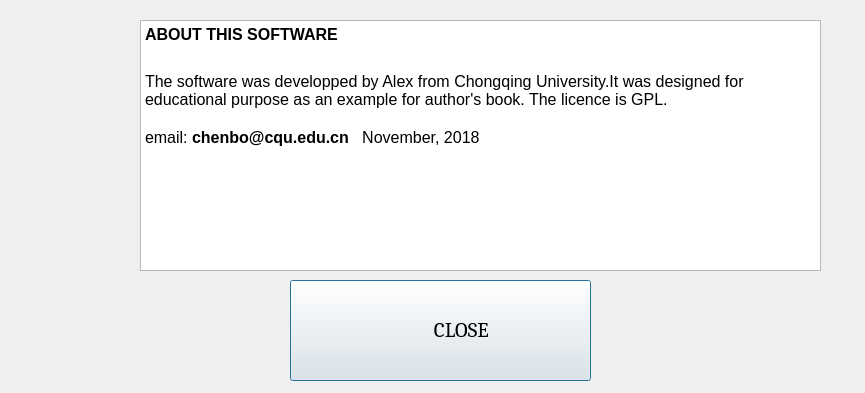
<?xml version="1.0" encoding="UTF-8"?>
<ui version="4.0">
 <class>About</class>
 <widget class="QDialog" name="About">
  <property name="geometry">
   <rect>
    <x>0</x>
    <y>0</y>
    <width>865</width>
    <height>393</height>
   </rect>
  </property>
  <property name="sizePolicy">
   <sizepolicy hsizetype="Fixed" vsizetype="Fixed">
    <horstretch>0</horstretch>
    <verstretch>0</verstretch>
   </sizepolicy>
  </property>
  <property name="minimumSize">
   <size>
    <width>865</width>
    <height>393</height>
   </size>
  </property>
  <property name="maximumSize">
   <size>
    <width>865</width>
    <height>393</height>
   </size>
  </property>
  <property name="windowTitle">
   <string>About ... </string>
  </property>
  <property name="modal">
   <bool>false</bool>
  </property>
  <widget class="QTextBrowser" name="textBrowser">
   <property name="geometry">
    <rect>
     <x>140</x>
     <y>20</y>
     <width>681</width>
     <height>251</height>
    </rect>
   </property>
   <property name="acceptDrops">
    <bool>true</bool>
   </property>
   <property name="html">
    <string>&lt;!DOCTYPE HTML PUBLIC &quot;-//W3C//DTD HTML 4.0//EN&quot; &quot;http://www.w3.org/TR/REC-html40/strict.dtd&quot;&gt;
&lt;html&gt;&lt;head&gt;&lt;meta name=&quot;qrichtext&quot; content=&quot;1&quot; /&gt;&lt;style type=&quot;text/css&quot;&gt;
p, li { white-space: pre-wrap; }
&lt;/style&gt;&lt;/head&gt;&lt;body style=&quot; font-family:'SimSun'; font-size:9pt; font-weight:400; font-style:normal;&quot;&gt;
&lt;p style=&quot; margin-top:0px; margin-bottom:0px; margin-left:0px; margin-right:0px; -qt-block-indent:0; text-indent:0px;&quot;&gt;&lt;span style=&quot; font-size:12pt; font-weight:600;&quot;&gt;ABOUT THIS SOFTWARE&lt;/span&gt;&lt;/p&gt;
&lt;p style=&quot;-qt-paragraph-type:empty; margin-top:0px; margin-bottom:0px; margin-left:0px; margin-right:0px; -qt-block-indent:0; text-indent:0px; font-size:18pt;&quot;&gt;&lt;br /&gt;&lt;/p&gt;
&lt;p style=&quot; margin-top:0px; margin-bottom:0px; margin-left:0px; margin-right:0px; -qt-block-indent:0; text-indent:0px;&quot;&gt;&lt;span style=&quot; font-size:12pt;&quot;&gt;The software was developped by Alex from Chongqing University.It was designed for educational purpose as an example for author's book. The licence is GPL.&lt;/span&gt;&lt;/p&gt;
&lt;p style=&quot;-qt-paragraph-type:empty; margin-top:0px; margin-bottom:0px; margin-left:0px; margin-right:0px; -qt-block-indent:0; text-indent:0px; font-size:12pt;&quot;&gt;&lt;br /&gt;&lt;/p&gt;
&lt;p style=&quot; margin-top:0px; margin-bottom:0px; margin-left:0px; margin-right:0px; -qt-block-indent:0; text-indent:0px;&quot;&gt;&lt;span style=&quot; font-size:12pt;&quot;&gt;email: &lt;/span&gt;&lt;span style=&quot; font-size:12pt; font-weight:600;&quot;&gt;chenbo@cqu.edu.cn   &lt;/span&gt;&lt;span style=&quot; font-size:12pt;&quot;&gt;November, 2018&lt;/span&gt;&lt;/p&gt;
&lt;p style=&quot;-qt-paragraph-type:empty; margin-top:0px; margin-bottom:0px; margin-left:0px; margin-right:0px; -qt-block-indent:0; text-indent:0px;&quot;&gt;&lt;br /&gt;&lt;/p&gt;
&lt;p style=&quot;-qt-paragraph-type:empty; margin-top:0px; margin-bottom:0px; margin-left:0px; margin-right:0px; -qt-block-indent:0; text-indent:0px;&quot;&gt;&lt;br /&gt;&lt;/p&gt;&lt;/body&gt;&lt;/html&gt;</string>
   </property>
  </widget>
  <widget class="QWidget" name="widget" native="true">
   <property name="geometry">
    <rect>
     <x>20</x>
     <y>20</y>
     <width>111</width>
     <height>121</height>
    </rect>
   </property>
   <property name="styleSheet">
    <string notr="true">background-image: url(:/Images/img/copy.png);</string>
   </property>
  </widget>
  <widget class="QPushButton" name="pbClose">
   <property name="geometry">
    <rect>
     <x>290</x>
     <y>280</y>
     <width>301</width>
     <height>101</height>
    </rect>
   </property>
   <property name="font">
    <font>
     <family>Cambria</family>
     <pointsize>16</pointsize>
    </font>
   </property>
   <property name="text">
    <string>         CLOSE</string>
   </property>
   <property name="icon">
    <iconset>
     <normalon>:/Images/img/logout.png</normalon>
    </iconset>
   </property>
   <property name="iconSize">
    <size>
     <width>64</width>
     <height>64</height>
    </size>
   </property>
  </widget>
 </widget>
 <resources>
  <include location="Images.qrc"/>
 </resources>
 <connections/>
</ui>
